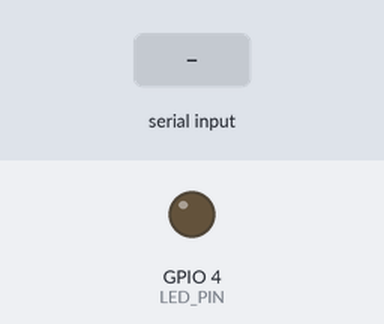
A sketch run on a simulated ESP8266 (NodeMCU). Parts: output pins drawn as LEDs (lit = HIGH). Inputs (shaded band) come from the test bench. WiFi joins after 1.5 s; servers stay silent unless stated; no MQTT or app messages arrive unless stated; what the sketch prints to the serial monitor is not drawn.

Above: at 4.0 s.
4.1 s: "30,150\n" received over Serial
At 6.9 s:
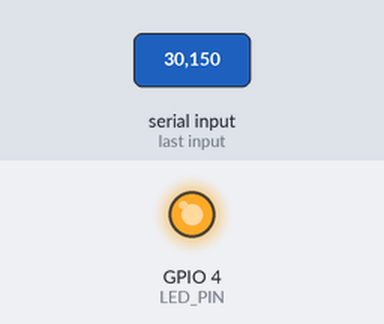
7.1 s: "!\n" received over Serial
Timing chart, 0 to 15.6 s (numbered marks = the images above; inputs shaded):
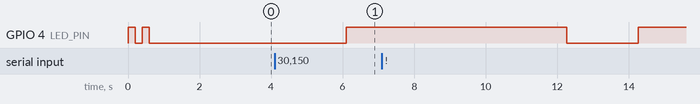

The sketch:

src.ino
```cpp
// Dummy file to allow opening in Arduino IDE
```

logger.cpp
```cpp
#include <cstdarg>
#include <cstdint>
#include <cstdio>
#include <cstring>

#include "logger.h"

namespace logger
{
MessageSink message_sink = [](...) {}; /* Throw away all messages by default */
TimestampSource timestamp_source;
Level log_level = Level::None;

void set_message_sink(MessageSink sink)
{
	message_sink = sink;
}

void set_timestamp_source(TimestampSource source)
{
	timestamp_source = source;
}

void set_level(Level level)
{
	log_level = level;
}

static void log(char const *level_name, char const *fmt, va_list as)
{
	char buf[MAX_MESSAGE_LENGTH];
	size_t offset = 0;
	if(timestamp_source)
		offset = snprintf(buf, MAX_MESSAGE_LENGTH, "[%zu] ", timestamp_source());
	vsnprintf(&buf[offset], MAX_MESSAGE_LENGTH - offset, fmt, as);
	message_sink(level_name, buf);
}

#define DEFINE_LOGGING_FUNCTION(name, level) \
	void name(char const *fmt, ...)          \
	{                                        \
		if(log_level < level) return;        \
                                             \
		va_list as;                          \
		va_start(as, fmt);                   \
		log(#name, fmt, as);                 \
		va_end(as);                          \
	}

DEFINE_LOGGING_FUNCTION(err, Level::Error);
DEFINE_LOGGING_FUNCTION(warn, Level::Warning);
DEFINE_LOGGING_FUNCTION(info, Level::Info);
DEFINE_LOGGING_FUNCTION(debug, Level::Debug);
}
```

logger.h
```cpp
#ifndef IEC62056_MQTT_LOGGER_H
#define IEC62056_MQTT_LOGGER_H

#include <cstddef>
#include <functional>

size_t const MAX_MESSAGE_LENGTH = 256;

namespace logger
{
using MessageSink = std::function<void(char const *level_name, char const *message)>;
using TimestampSource = std::function<size_t(void)>;

enum class Level
{
	None,
	Error,
	Warning,
	Info,
	Debug,
};

void set_message_sink(MessageSink sink);
void set_timestamp_source(TimestampSource source);
void set_level(Level level);

void err(char const *fmt, ...);
void warn(char const *fmt, ...);
void info(char const *fmt, ...);
void debug(char const *fmt, ...);
}

#endif
```

main.cpp
```cpp
#include <cinttypes>
#include <cstddef>
#include <cstdint>
#include <cstring>
#include <functional>
#include <optional>

#include <Arduino.h>
#include <ArduinoOTA.h>
#include <ESP8266WiFi.h>
#include <HardwareSerial.h>
#include <PubSubClient.h>

#include "config.h"
#include "logger.h"
#include "meter.h"

static WiFiClient wifi_client;
static PubSubClient mqtt(wifi_client);
static MeterReader reader(Serial);

void wifi_connect()
{
	WiFi.mode(WIFI_STA);
	WiFi.hostname(DEVICE_NAME);
	WiFi.begin(WIFI_SSID, WIFI_PASS);

	uint8_t timeout = 10;
	while(timeout-- && !WiFi.isConnected())
	{
		delay(1000);
	}

	if(!WiFi.isConnected())
	{
		ESP.reset();
	}
}

void mqtt_connect()
{
	if(!WiFi.isConnected())
	{
		wifi_connect();
	}

	while(!mqtt.connected())
	{
		mqtt.connect("", MQTT_TOPIC_PREFIX "status/LWT", 1, true, "Offline");
	}

	mqtt.publish(MQTT_TOPIC_PREFIX "status/LWT", "Online", true);
	mqtt.subscribe(MQTT_COMMAND_TOPIC);
}

void mqtt_callback(char *topic, byte *payload_bytes, unsigned int length)
{
	char *payload = reinterpret_cast<char *>(payload_bytes);
	/* TODO */
}

void mqtt_log(char const *level_name, char const *message)
{
	char topic[sizeof(MQTT_LOG_PREFIX) + 10]; /* 10 characters should be enough for the level */
	snprintf(topic, sizeof(topic), "%s%s", MQTT_LOG_PREFIX, level_name);
	mqtt.publish(topic, message, true);
}

void setup()
{
#ifdef LED_PIN
	/* Set up the LED pin and blink it a few times to indicate startup */
	pinMode(LED_PIN, OUTPUT);
	digitalWrite(LED_PIN, LOW);
	for(size_t i = 0; i < 4; ++i)
	{
		digitalWrite(LED_PIN, !digitalRead(LED_PIN));
		delay(200);
	}
#endif

	Serial.setTimeout(SERIAL_TIMEOUT);

	wifi_connect();

	ArduinoOTA.setHostname(DEVICE_NAME);
	ArduinoOTA.begin();

	mqtt.setServer(MQTT_SERVER_ADDRESS, MQTT_SERVER_PORT);
	mqtt.setCallback(mqtt_callback);
	mqtt_connect();

	logger::set_message_sink(mqtt_log);
	logger::set_timestamp_source(millis);
	logger::set_level(logger::Level::DEFAULT_LOG_LEVEL);

	/* Monitor all of the objects that we want to export over MQTT */
	for(char const *obis : EXPORT_OBJECTS)
	{
		reader.start_monitoring(obis);
	}
}

void do_background_tasks()
{
	ArduinoOTA.handle();

	if(!mqtt.loop()) /* PubSubClient::loop() returns false if not connected */
	{
		mqtt_connect();
	}
}

void delay_handle_background(long time)
{
	long const increment = 5;
	while((time -= increment) > 0)
	{
		do_background_tasks();
		delay(increment);
	}
}

void loop()
{
	static uint32_t next_delay = READ_DELAY;
	bool read_just_completed = false;
	do_background_tasks();

	reader.loop();
	MeterReader::Status status = reader.status();

	if(status == MeterReader::Status::Ready)
	{
		reader.start_reading();
	}
	else if(status == MeterReader::Status::Ok)
	{
		read_just_completed = true; /* Read completed successfully */
		next_delay = READ_DELAY;    /* Reset delay to default */
		char topic[sizeof(MQTT_OBIS_PREFIX) + MAX_OBIS_CODE_LENGTH];
		strcpy(topic, MQTT_OBIS_PREFIX);

		char *obis_start = &topic[sizeof(MQTT_OBIS_PREFIX) - 1];
		for(auto const &entry : reader.values())
		{
			strlcpy(obis_start, entry.first.c_str(), MAX_OBIS_CODE_LENGTH + 1);
			mqtt.publish(topic, entry.second.c_str(), true);
		}

		reader.acknowledge();
	}
	else if(status != MeterReader::Status::Busy) /* Not Ready, Ok or Busy => error */
	{
		read_just_completed = true; /* Read completed with error */
		next_delay *= 2;
		if(next_delay > 60 * 1000)
		{
			next_delay = 60 * 1000;
		}
		logger::warn("backoff (status=%u): %" PRIu32, status, next_delay);

		reader.acknowledge();
	}

	/* If we didn't just complete a read, skip logging and LED blinking */
	if(!read_just_completed) return;

	size_t successes = reader.successes();
	size_t errors = reader.errors();
	size_t checksum_errors = reader.checksum_errors();
	logger::info("read ok=%zu, fail=%zu, checksum fail=%zu; rssi=%" PRIi32,
	             successes, errors, checksum_errors, WiFi.RSSI());

	uint32_t free_heap;
	uint16_t max_block;
	uint8_t heap_frag;
	ESP.getHeapStats(&free_heap, &max_block, &heap_frag);
	logger::debug("heap free=%" PRIu32 ", frag=%" PRIu8 ", max blk=%" PRIu16,
	              free_heap, heap_frag, max_block);

#ifdef LED_PIN
	digitalWrite(LED_PIN, HIGH);

	delay_handle_background(25);
	if(status == MeterReader::Status::Ok)
		digitalWrite(LED_PIN, LOW);

	if(next_delay >= 25)
		delay_handle_background(next_delay - 25);
	digitalWrite(LED_PIN, LOW);
#else
	delay_handle_background(next_delay);
#endif
}
```

meter.cpp
```cpp
#include <cinttypes>
#include <cstdint>
#include <optional>
#include <string_view>

#include "config.h"
#include "logger.h"
#include "meter.h"

#define STX '\x02'
#define ETX '\x03'

#define ACK "\x06"

#define UNIT_SEPARATOR '*'

uint16_t const BAUD_RATES[] = {
    /* 0 */ 300,
    /* 1, A */ 600,
    /* 2, B */ 1200,
    /* 3, C */ 2400,
    /* 4, D */ 4800,
    /* 5, E */ 9600,
    /* 6, F */ 19200};

struct BaudSwitchParameters
{
	bool send_acknowledgement;
	std::optional<uint32_t> new_baud;
};

static BaudSwitchParameters baud_char_to_params(char identification)
{
	if(identification >= '0' && identification <= '6')        /* Mode C */
		return {true, BAUD_RATES[identification - '0']};      /* send acknowledgement, switch baud */
	else if(identification >= 'A' && identification <= 'F')   /* Mode B */
		return {false, BAUD_RATES[identification - 'A' + 1]}; /* no acknowledgement, switch baud */
	else                                                      /* possibly Mode A */
		return {false, std::nullopt};                         /* no acknowledgement, don't switch baud */
}

static bool is_valid_object_value(std::string_view value)
{
	for(size_t i = 0; i < value.size(); ++i)
	{
		if(!strchr(OBJECT_VALUE_ALLOWED_CHARS, value[i]))
			return false;
	}

	return true;
}

enum class MeterReader::Step : uint8_t
{
	Ready,
	Started,
	RequestSent,
	IdentificationRead,
	InData,
	AfterData,
};

/* status != Busy => status = Busy => continued on next line
 * status = Busy => step = Started => ... => step = AfterData => status = Ok            => status = Ready
 *                                    ... => status = ProtocolError                     => status = Ready
 *                                                            => status = ChecksumError => status = Ready
 *                                                            => status = ProtocolError => status = Ready
 */

void MeterReader::send_request()
{
	serial_.begin(INITIAL_BAUD_RATE, SERIAL_7E1); /* TX_ONLY here breaks for some reason */

	logger::debug("sending request");
	serial_.write("/?!\r\n");
	serial_.flush();

	step_ = Step::RequestSent;
}

void MeterReader::read_identification()
{
	serial_.begin(INITIAL_BAUD_RATE, SERIAL_7E1, SERIAL_RX_ONLY);
	char identification[MAX_IDENTIFICATION_LENGTH];
	size_t len = serial_.readBytesUntil('\n', identification, MAX_IDENTIFICATION_LENGTH);

	if(len < 6)
	{
		logger::err("ident too short (%u chars)", len);
		return change_status(Status::ProtocolError);
	}

	identification[len - 1] = 0; /* Remove \r and null terminate */
	logger::debug("identification=%s", identification);

#ifndef MODE_OVERRIDE
	baud_char_ = identification[4];
#else
	baud_char_ = MODE_OVERRIDE;
#endif
	step_ = Step::IdentificationRead;
}

void MeterReader::switch_baud()
{
	BaudSwitchParameters params = baud_char_to_params(baud_char_);

	if(params.send_acknowledgement)
	{
		serial_.begin(INITIAL_BAUD_RATE, SERIAL_7E1, SERIAL_TX_ONLY);
		serial_.printf(ACK "0%c0\r\n", baud_char_);
		serial_.flush();
	}

	if(params.new_baud)
	{
		logger::debug("switching to %" PRIu32 "bps", *params.new_baud);
		serial_.begin(*params.new_baud, SERIAL_7E1, SERIAL_RX_ONLY);
	}
	else
	{
		serial_.begin(INITIAL_BAUD_RATE, SERIAL_7E1, SERIAL_RX_ONLY);
	}

	step_ = Step::InData;
	checksum_ = STX; /* Start with checksum=STX to avoid having to avoid xoring it */
}

void MeterReader::read_line()
{
	static char line[MAX_LINE_LENGTH];

	size_t len = serial_.readBytesUntil('\n', line, MAX_LINE_LENGTH);
	if(len == MAX_LINE_LENGTH)
	{
		logger::warn("probably truncated a line, expect a checksum error");
	}
	else if(len < 2) /* A valid line will never be shorter than this */
	{
		logger::err("read short line or timed out");
		return change_status(Status::ProtocolError);
	}

	for(size_t i = 0; i < len; ++i)
	{
		checksum_ ^= line[i];
	}
	/* readBytesUntil doesn't include the terminator, so take it into account separately */
	checksum_ ^= '\n';

	line[len - 1] = 0; /* Cut off \r before logging the line */
	logger::debug("line: %s", line);

	if(line[len - 2] == '!') /* End of data, ETX and checksum will follow */
	{
		step_ = Step::AfterData;
	}
	else /* Data line */
	{
		std::string_view line_view(line, len);
		if(line_view[0] == STX) /* The first data line starts with an STX, remove it */
			line_view.remove_prefix(1);

		auto lparen = line_view.find_first_of('(');
		auto rparen = line_view.find_last_of(')');
		if(lparen != std::string_view::npos && rparen != std::string_view::npos)
		{
			auto obis = line_view.substr(0, lparen);
			auto value = line_view.substr(lparen + 1, rparen - (lparen + 1));
			handle_object(obis, value);
		}
		else
		{
			logger::warn("improper data line format");
		}
	}
}

static void postprocess_value(std::string_view &value)
{
#ifdef STRIP_UNIT
	size_t unit_sep_pos = value.find_last_of(UNIT_SEPARATOR);
	if(unit_sep_pos != std::string_view::npos)
		value.remove_suffix(value.size() - unit_sep_pos);
#endif
}

void MeterReader::handle_object(std::string_view obis, std::string_view value)
{
	auto entry = values_.find(std::string(obis)); /* TODO avoid copy? */
	if(entry != values_.end())
	{
		postprocess_value(value);

		if(is_valid_object_value(value))
			entry->second = value;
	}
}

void MeterReader::verify_checksum()
{
	/* Expecting ETX and then the checksum */
	uint8_t etx_bcc[2];
	if(serial_.readBytes(etx_bcc, 2) != 2 || etx_bcc[0] != ETX)
	{
		logger::err("failed to read checksum");
		return change_status(Status::ProtocolError);
	}

	checksum_ ^= ETX;
	if(checksum_ != etx_bcc[1])
	{
		logger::err("checksum mismatch: %02" PRIx8 " != %02" PRIx8, checksum_, etx_bcc[1]);
		return change_status(Status::ChecksumError);
	}

	return change_status(Status::Ok); /* Data readout successful */
}

void MeterReader::change_status(Status to)
{
	if(to == Status::ProtocolError)
		++errors_;
	else if(to == Status::ChecksumError)
		++checksum_errors_;
	else if(to == Status::Ok)
		++successes_;

	status_ = to;
}

bool MeterReader::start_monitoring(std::string_view obis)
{
	/* Don't allow adding a new monitored object in the middle of a readout */
	if(status_ == Status::Busy) return false;

	auto [_, was_inserted] = values_.emplace(obis, "");
	return was_inserted;
}

bool MeterReader::stop_monitoring(std::string_view obis)
{
	/* Don't allow removing a monitored object in the middle of a readout */
	if(status_ == Status::Busy) return false;

	return values_.erase(std::string(obis)) == 1;
}

void MeterReader::start_reading()
{
	/* Don't allow starting a read when one is already in progress */
	if(status_ == Status::Busy) return;

	status_ = Status::Busy;
	step_ = Step::Started;
}

void MeterReader::loop()
{
	if(status_ != Status::Busy) return;

	switch(step_)
	{
		case Step::Ready: /* nothing to do, this should never happen */
			break;
		case Step::Started:
			send_request();
			break;
		case Step::RequestSent:
			read_identification();
			break;
		case Step::IdentificationRead:
			switch_baud();
			break;
		case Step::InData:
			read_line();
			break;
		case Step::AfterData:
			verify_checksum();
			break;
	}
}
```

meter.h
```cpp
#ifndef IEC62056_MQTT_METER_H
#define IEC62056_MQTT_METER_H

#include <cstddef>
#include <cstdint>
#include <map>
#include <string>
#include <string_view>

#include <HardwareSerial.h>

size_t const MAX_OBIS_CODE_LENGTH = 16;
size_t const MAX_IDENTIFICATION_LENGTH = 5 + 16 + 1; /* /AAAbi...i\r */
size_t const MAX_VALUE_LENGTH = 32 + 1 + 16 + 1;     /* value: 32, *, unit: 16 */
size_t const MAX_LINE_LENGTH = 78;

uint32_t const INITIAL_BAUD_RATE = 300;

class MeterReader
{
public:
	enum class Status : uint8_t
	{
		Ready,
		Busy,
		Ok,
		ProtocolError,
		ChecksumError,
	};

	explicit MeterReader(HardwareSerial &serial) : serial_(serial) {}
	MeterReader(MeterReader const &) = delete;
	MeterReader(MeterReader &&) = delete;

	/* Start monitoring an object. Returns true if monitoring was just started
	 * for the specified object, false otherwise */
	bool start_monitoring(std::string_view obis);
	/* Stop monitoring an object. Returns true if monitoring was just stopped
	 * for the specified object, false otherwise */
	bool stop_monitoring(std::string_view obis);

	void start_reading();
	/* Must be called frequently to advance the reading process */
	void loop();
	Status status() const { return status_; }
	/* Call this after status() returns Ok or an error to reset it to Ready */
	void acknowledge()
	{
		if(status_ != Status::Busy) status_ = Status::Ready;
	}

	size_t errors() const { return errors_; }
	size_t checksum_errors() const { return checksum_errors_; }
	size_t successes() const { return successes_; }

	std::map<std::string, std::string> const &values() const { return values_; }

private:
	enum class Step : uint8_t;

	void send_request();
	void read_identification();
	void switch_baud();
	void read_line();
	void handle_object(std::string_view obis, std::string_view value);
	void verify_checksum();

	void change_status(Status to);

	HardwareSerial &serial_;
	Step step_;
	Status status_ = Status::Ready;
	uint8_t baud_char_, checksum_;
	std::map<std::string, std::string> values_;
	size_t errors_ = 0, checksum_errors_ = 0, successes_ = 0;
};

#endif
```

example_config.h
```cpp
#ifndef IEC62056_MQTT_CONFIG_H
#define IEC62056_MQTT_CONFIG_H

#include <cstdint>

/* Optional: pin number of indicator LED. Comment out to disable it.
 * The indicator LED will flash quickly after a successful read, and stay on for
 * longer to signal an error. */
#define LED_PIN 4

/* WiFi credentials */
char const *const WIFI_SSID = "Your WiFi network name here!";
char const *const WIFI_PASS = "Your WiFi password here!";

/* MQTT server address and port */
char const *const MQTT_SERVER_ADDRESS = "192.168.1.2";
uint16_t const MQTT_SERVER_PORT = 1883;

/* Used as a prefix for MQTT topics (by default) as well as the hostname */
#define DEVICE_NAME "elec"

/* Objects to export over MQTT. This list is just an example, your meter might
 * not provide some of these. */
char const *const EXPORT_OBJECTS[] = {
    "15.7.0",                     // Absolute active instantaneous power, sum of all phases [kW]
    "15.8.1", "15.8.2",           // Absolute active energy, tariffs 1, 2 [kWh]
    "32.7.0", "52.7.0", "72.7.0", // Voltage, each phase [V]
    "31.7.0", "51.7.0", "71.7.0", // Current, each phase [A]
};

/* Uncomment to strip the unit before publishing values. For example,
 * "230.5" instead of "230.5*V" */
// #define STRIP_UNIT

/* Uncomment to override automatic mode selection, for example to limit the baud
 * rate. Use if you have problems with your optical receiver. */
// #define MODE_OVERRIDE '4'

/* Additional delay between reads. Every time there's an error, this delay is
 * doubled, up to a maximum of 60 seconds. A successful read resets it to the
 * specified value. */
uint32_t const READ_DELAY = 1000; /* ms */

/* MQTT topics and topic prefixes */
#define MQTT_TOPIC_PREFIX DEVICE_NAME "/"
#define MQTT_LOG_PREFIX MQTT_TOPIC_PREFIX "log/"
#define MQTT_COMMAND_TOPIC MQTT_TOPIC_PREFIX "cmd"
#define MQTT_OBIS_PREFIX MQTT_TOPIC_PREFIX "obis/"

/* Default log level. Allowed values: None < Error < Warning < Info < Debug */
#define DEFAULT_LOG_LEVEL Info

/* An additional layer of protection against bit flips: the values of all exported
 * objects are checked, and if they contain any characters other than these, the
 * the newly-read value is discarded. This might not be needed if your optical reading
 * head is very well-protected from outside light, but since the checksum is only
 * 1 byte, it might be worth keeping. */
char const *const OBJECT_VALUE_ALLOWED_CHARS = "0123456789.,:-";

/* How long to wait for the meter to send responses to our requests. You shouldn't
 * need to change this. */
uint32_t const SERIAL_TIMEOUT = 2000; /* ms */

#endif
```
